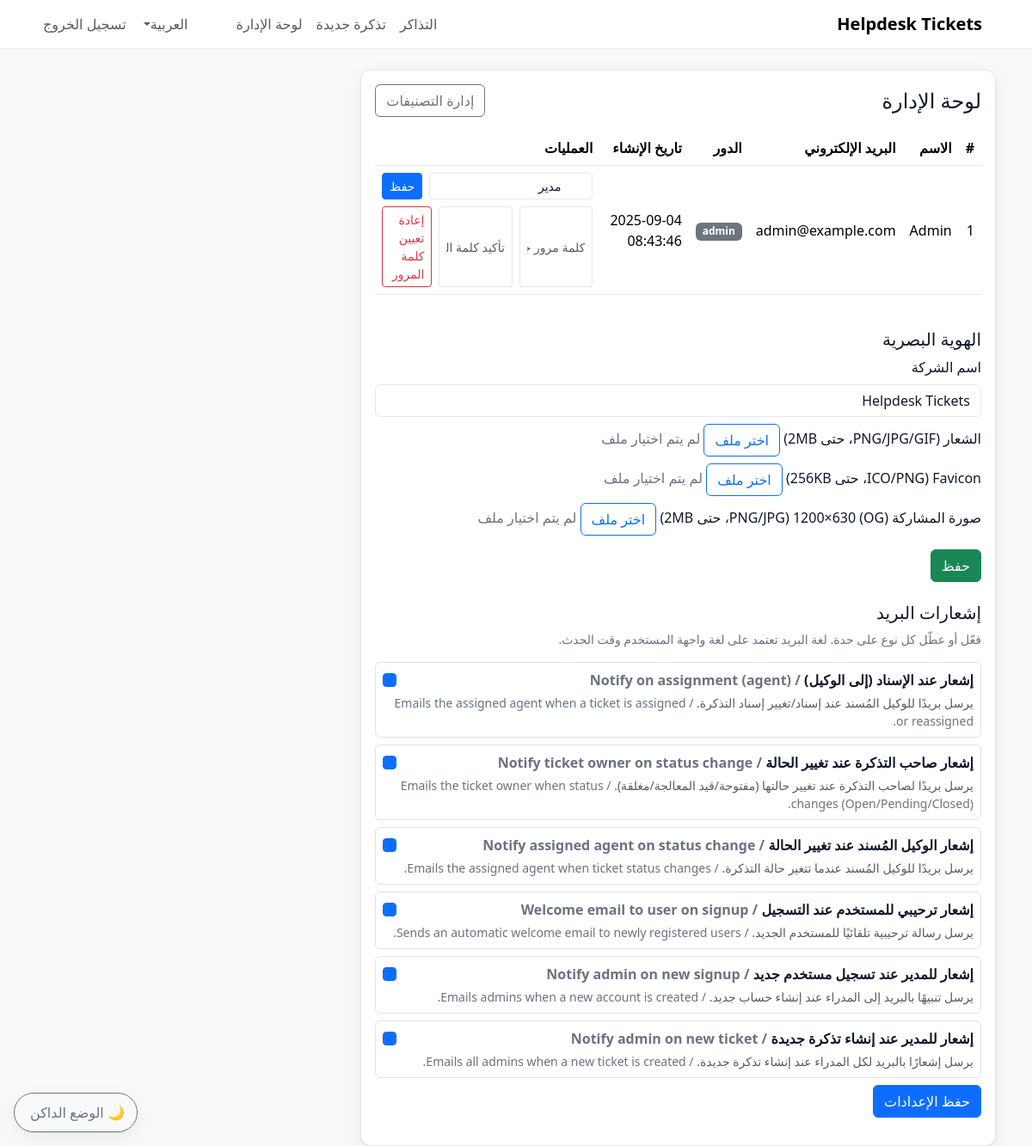
/admin.php (signed in), run on the app's committed database.
### tables this page shows
CREATE TABLE IF NOT EXISTS users (
  id INT AUTO_INCREMENT PRIMARY KEY,
  name VARCHAR(120) NOT NULL,
  email VARCHAR(190) NOT NULL UNIQUE,
  password VARCHAR(255) NOT NULL,
  role ENUM('user','agent','admin') NOT NULL DEFAULT 'user',
  created_at DATETIME NOT NULL
);

### includes/functions.php (called while the page is built, shortened)
<?php
function t($key) {
    static $L;
    if (!$L) {
        $lang = $_SESSION['lang'] ?? DEFAULT_LANG;
        $file = __DIR__ . '/../lang/' . ($lang === 'en' ? 'en' : 'ar') . '.php';
        $L = require $file;
    }
    return $L[$key] ?? $key;
}
function dir_attr() {
    $lang = $_SESSION['lang'] ?? DEFAULT_LANG;
    return $lang === 'ar' ? 'rtl' : 'ltr';
}
function esc($s) { return htmlspecialchars($s ?? '', ENT_QUOTES, 'UTF-8'); }
function is_logged_in() { return !empty($_SESSION['user']); }
function user() { return $_SESSION['user'] ?? null; }

### includes/settings.php (called while the page is built, shortened)
<?php
function setting_get($key, $default=null) {
    global $pdo;
    $stmt = $pdo->prepare("SELECT value FROM settings WHERE `key`=? LIMIT 1");
    $stmt->execute([$key]);
    $row = $stmt->fetch();
    return $row ? $row['value'] : $default;
}

### lang/ar.php (called while the page is built)
<?php
return [
  'login' => 'تسجيل الدخول',
  'register' => 'إنشاء حساب',
  'email' => 'البريد الإلكتروني',
  'password' => 'كلمة المرور',
  'name' => 'الاسم',
  'confirm_password' => 'تأكيد كلمة المرور',
  'dashboard' => 'لوحة التحكم',
  'welcome' => 'مرحباً',
  'tickets' => 'التذاكر',
  'new_ticket' => 'تذكرة جديدة',
  'subject' => 'الموضوع',
  'category' => 'الفئة',
  'priority' => 'الأولوية',
  'status' => 'الحالة',
  'open' => 'مفتوحة',
  'closed' => 'مغلقة',
  'pending' => 'قيد المعالجة',
  'create' => 'إنشاء',
  'created' => 'تم الإنشاء',
  'actions' => 'العمليات',
  'view' => 'عرض',
  'reply' => 'رد',
  'assign_to' => 'تعيين إلى',
  'my_tickets' => 'تذاكري',
  'all_tickets' => 'كل التذاكر',
  'message' => 'الرسالة',
  'attachment' => 'مرفق',
  'submit' => 'إرسال',
  'logout' => 'تسجيل الخروج',
  'admin_panel' => 'لوحة الإدارة',
  'users' => 'المستخدمون',
  'role' => 'الدور',
  'user' => 'مستخدم',
  'agent' => 'وكيل',
  'admin' => 'مدير',
  'save' => 'حفظ',
  'created_success' => 'تم الإنشاء بنجاح',
  'updated_success' => 'تم التحديث بنجاح',
  'invalid_credentials' => 'بيانات الدخول غير صحيحة',
  'register_success' => 'تم إنشاء الحساب، تفضل بتسجيل الدخول',
  'no_tickets' => 'لا توجد تذاكر بعد',
  'created_at' => 'تاريخ الإنشاء',
  'last_update' => 'آخر تحديث',
  'owner' => 'المالك',
  'assigned' => 'المعَيّن',
  'add_reply' => 'إضافة رد',
  'change_status' => 'تغيير الحالة',
  'filter' => 'تصفية',
  'search' => 'بحث',
  'reset_password' => 'إعادة تعيين كلمة المرور',
  'new_password' => 'كلمة مرور جديدة',
  'password_updated_success' => 'تم تحديث كلمة المرور بنجاح',
  'passwords_not_match' => 'كلمتا المرور غير متطابقتين',
  'password_length_rule' => 'يجب أن تكون كلمة المرور بين 8 و 64 حرفًا',
];

### includes/notifications.php (called while the page is built, shortened)
<?php
function notify_defaults() {
    return [
        'notify_assign_agent'     => '1',
        'notify_status_owner'     => '1',
        'notify_status_agent'     => '1',
        'notify_signup_user'      => '1',
        'notify_signup_admin'     => '1',
        'notify_new_ticket_admin' => '1',
    ];
}
function notify_get_all() {
    $defs = notify_defaults();
    $out = [];
    foreach ($defs as $k=>$v) {
        $out[$k] = function_exists('setting_get') ? setting_get($k, $v) : $v;
    }
    return $out;
}

### public/admin.php (the view, shortened to what this page needs)
<?php
require_once __DIR__ . '/../db.php';
require_once __DIR__ . '/../includes/functions.php';
require_once __DIR__ . '/../includes/settings.php';
require_once __DIR__ . '/../includes/notifications.php';
$lang = $_SESSION['lang'] ?? (defined('DEFAULT_LANG') ? DEFAULT_LANG : 'ar');
$choose_file = ($lang==='ar') ? 'اختر ملف' : 'Choose file';
$no_file     = ($lang==='ar') ? 'لم يتم اختيار ملف' : 'No file chosen';
$users = $pdo->query("SELECT id,name,email,role,created_at FROM users ORDER BY id DESC LIMIT 200")->fetchAll();
$notify = notify_get_all();
$LABELS = [
  'notify_assign_agent' => [
    'ar' => 'إشعار عند الإسناد (إلى الوكيل)',
    'en' => 'Notify on assignment (agent)',
    'help_ar' => 'يرسل بريدًا للوكيل المُسند عند إسناد/تغيير إسناد التذكرة.',
    'help_en' => 'Emails the assigned agent when a ticket is assigned or reassigned.'
  ],
  'notify_status_owner' => [
    'ar' => 'إشعار صاحب التذكرة عند تغيير الحالة',
    'en' => 'Notify ticket owner on status change',
    'help_ar' => 'يرسل بريدًا لصاحب التذكرة عند تغيير حالتها (مفتوحة/قيد المعالجة/مغلقة).',
    'help_en' => 'Emails the ticket owner when status changes (Open/Pending/Closed).'
  ],
  'notify_status_agent' => [
    'ar' => 'إشعار الوكيل المُسند عند تغيير الحالة',
    'en' => 'Notify assigned agent on status change',
    'help_ar' => 'يرسل بريدًا للوكيل المُسند عندما تتغير حالة التذكرة.',
    'help_en' => 'Emails the assigned agent when ticket status changes.'
  ],
  'notify_signup_user' => [
    'ar' => 'إشعار ترحيبي للمستخدم عند التسجيل',
    'en' => 'Welcome email to user on signup',
    'help_ar' => 'يرسل رسالة ترحيبية تلقائيًا للمستخدم الجديد.',
    'help_en' => 'Sends an automatic welcome email to newly registered users.'
  ],
  'notify_signup_admin' => [
    'ar' => 'إشعار للمدير عند تسجيل مستخدم جديد',
    'en' => 'Notify admin on new signup',
    'help_ar' => 'يرسل تنبيهًا بالبريد إلى المدراء عند إنشاء حساب جديد.',
    'help_en' => 'Emails admins when a new account is created.'
  ],
  'notify_new_ticket_admin' => [
    'ar' => 'إشعار للمدير عند إنشاء تذكرة جديدة',
    'en' => 'Notify admin on new ticket',
    'help_ar' => 'يرسل إشعارًا بالبريد لكل المدراء عند إنشاء تذكرة جديدة.',
    'help_en' => 'Emails all admins when a new ticket is created.'
  ],
];
include __DIR__ . '/../includes/header.php';
?>
<div class="row g-3">
  <div class="col-lg-8">
    <div class="card p-3">
      <div class="d-flex justify-content-between align-items-center mb-3">
        <h4 class="mb-0"><?= t('admin_panel') ?></h4>
        <?php if (user()['role']==='admin'): ?>
          <a class="btn btn-outline-secondary" href="admin_categories.php">
            <?= ($lang==='ar') ? 'إدارة التصنيفات' : 'Manage Categories' ?>
          </a>
        <?php endif; ?>
      </div>
      <div class="table-responsive mb-4">
        <table class="table align-middle">
          <thead><tr><th>#</th><th><?= t('name') ?></th><th><?= t('email') ?></th><th><?= t('role') ?></th><th><?= t('created_at') ?></th><th><?= t('actions') ?></th></tr></thead>
          <tbody>
          <?php foreach ($users as $u): ?>
            <tr>
              <td><?= (int)$u['id'] ?></td>
              <td><?= esc($u['name']) ?></td>
              <td><?= esc($u['email']) ?></td>
              <td><span class="badge bg-secondary"><?= esc($u['role']) ?></span></td>
              <td><?= esc($u['created_at']) ?></td>
              <td>
                <div class="d-flex flex-column gap-2">
                  <form class="d-flex gap-2" method="post">
                    <select class="form-select form-select-sm" name="role">
                      <option <?= $u['role']==='admin'?'selected':'' ?> value="admin"><?= t('admin') ?></option>
                    </select>
                    <button class="btn btn-sm btn-primary" name="update_role" value="1"><?= t('save') ?></button>
                  </form>
                  <?php if (user()['role'] === 'admin'): ?>
                  <form class="d-flex gap-2" method="post" onsubmit="return confirm('<?= ($lang==='ar') ? 'هل تريد إعادة تعيين كلمة المرور؟' : 'Reset this password?' ?>');">
                    <input class="form-control form-control-sm" type="password" name="new_pass" placeholder="<?= t('new_password') ?>" minlength="8" maxlength="64" required>
                    <input class="form-control form-control-sm" type="password" name="confirm_pass" placeholder="<?= t('confirm_password') ?>" minlength="8" maxlength="64" required>
                    <button class="btn btn-sm btn-outline-danger" name="reset_password" value="1"><?= t('reset_password') ?></button>
                  </form>
                  <?php endif; ?>
                </div>
              </td>
            </tr>
          <?php endforeach; ?>
          </tbody>
        </table>
      </div>
      <div class="mb-4">
        <h5 class="mb-2"><?= ($lang==='ar') ? 'الهوية البصرية' : 'Branding' ?></h5>
        <form method="post" enctype="multipart/form-data">
          <div class="mb-2">
            <label class="form-label"><?= ($lang==='ar') ? 'اسم الشركة' : 'Company Name' ?></label>
            <input class="form-control" name="company_name" value="<?= esc($company) ?>" maxlength="120">
          </div>
          <div class="mb-2">
            <label class="form-label"><?= ($lang==='ar') ? 'الشعار (PNG/JPG/GIF، حتى 2MB)' : 'Logo (PNG/JPG/GIF, up to 2MB)' ?></label>
            <label for="logoInput" class="btn btn-outline-primary"><?= esc($choose_file) ?></label>
            <span id="logoFileName" class="ms-2 text-muted"><?= esc($no_file) ?></span>
          </div>
          <div class="mb-2">
            <label class="form-label"><?= ($lang==='ar') ? 'Favicon (ICO/PNG، حتى 256KB)' : 'Favicon (ICO/PNG, up to 256KB)' ?></label>
            <label for="favInput" class="btn btn-outline-primary"><?= esc($choose_file) ?></label>
            <span id="favFileName" class="ms-2 text-muted"><?= esc($no_file) ?></span>
          </div>
          <div class="mb-3">
            <label class="form-label"><?= ($lang==='ar') ? 'صورة المشاركة (OG) 1200×630 (PNG/JPG، حتى 2MB)' : 'Open Graph (OG) image 1200×630 (PNG/JPG, up to 2MB)' ?></label>
            <label for="ogInput" class="btn btn-outline-primary"><?= esc($choose_file) ?></label>
            <span id="ogFileName" class="ms-2 text-muted"><?= esc($no_file) ?></span>
          </div>
          <button class="btn btn-success" name="branding_save" value="1"><?= ($lang==='ar') ? 'حفظ' : 'Save' ?></button>
        </form>
      </div>
      <div class="mb-3">
        <h5 class="mb-2"><?= ($lang==='ar') ? 'إشعارات البريد' : 'Email Notifications' ?></h5>
        <p class="text-muted small mb-3">
          <?= ($lang==='ar')
              ? 'فعّل أو عطّل كل نوع على حدة. لغة البريد تعتمد على لغة واجهة المستخدم وقت الحدث.'
              : 'Enable/disable each email type. Email language follows the current UI language at the time of the event.'; ?>
        </p>
        <form method="post">
          <?php foreach ($notify as $key=>$val): ?>
            <?php $L = $LABELS[$key] ?? null; ?>
            <div class="border rounded p-2 mb-2">
              <div class="form-check">
                <input class="form-check-input" type="checkbox" id="n_<?= esc($key) ?>" name="<?= esc($key) ?>" <?= $val==='1'?'checked':'' ?>>
                <label class="form-check-label fw-semibold" for="n_<?= esc($key) ?>">
                  <?php if ($L): ?>
                    <?= ($lang==='ar') ? esc($L['ar']) : esc($L['en']) ?>
                    <span class="text-muted ms-2">/ <?= esc($L['en']) ?></span>
                  <?php else: ?>
                    <?= esc($key) ?>
                  <?php endif; ?>
                </label>
              </div>
              <?php if ($L): ?>
                <div class="form-text mt-1">
                  <?= ($lang==='ar') ? esc($L['help_ar']) : esc($L['help_en']) ?>
                  <span class="text-muted">/ <?= esc($L['help_en']) ?></span>
                </div>
              <?php endif; ?>
            </div>
          <?php endforeach; ?>
          <button class="btn btn-primary" name="save_notifications" value="1">
            <?= ($lang==='ar') ? 'حفظ الإعدادات' : 'Save Settings' ?>
          </button>
        </form>
      </div>
    </div>
  </div>
</div>
<?php include __DIR__ . '/../includes/footer.php'; ?>

### includes/header.php (shortened to what this page needs)
<?php
require_once __DIR__ . '/functions.php';
require_once __DIR__ . '/settings.php';
$lang = set_language();
$dir = dir_attr();
$company = setting_get('company_name', APP_NAME);
?>
<!doctype html>
<html lang="<?= $lang ?>" dir="<?= $dir ?>">
<head>
  <link rel="stylesheet" href="https://cdn.jsdelivr.net/npm/bootstrap@5.3.3/dist/css/bootstrap.min.css">
</head>
<body class="<?= $dir==='rtl' ? 'rtl' : '' ?>">
    <?php include __DIR__ . '/../includes/theme_toggle.php'; ?>
<nav class="navbar navbar-expand-lg bg-white border-bottom">
  <div class="container">
    <a class="navbar-brand fw-bold d-flex align-items-center gap-2" href="dashboard.php">
      <span><?= esc($company) ?></span>
    </a>
    <div id="nav" class="collapse navbar-collapse">
      <ul class="navbar-nav me-auto">
        <?php if (is_logged_in()): ?>
          <li class="nav-item"><a class="nav-link" href="tickets.php"><?= t('tickets') ?></a></li>
          <li class="nav-item"><a class="nav-link" href="ticket_new.php"><?= t('new_ticket') ?></a></li>
          <?php if (in_array(user()['role'], ['admin','agent'])): ?>
            <li class="nav-item"><a class="nav-link" href="admin.php"><?= t('admin_panel') ?></a></li>
          <?php endif; ?>
        <?php endif; ?>
      </ul>
      <ul class="navbar-nav">
        <li class="nav-item dropdown">
          <a class="nav-link dropdown-toggle" data-bs-toggle="dropdown" href="#"><?= $lang==='ar'?'العربية':'English' ?></a>
        </li>
        <?php if (is_logged_in()): ?>
          <li class="nav-item">
            <a class="nav-link" href="logout.php"
               onclick="return confirm('<?= ($_SESSION['lang'] ?? DEFAULT_LANG)==='ar' ? 'هل أنت متأكد أنك تريد تسجيل الخروج؟' : 'Are you sure you want to logout?'; ?>');">
               <?= t('logout') ?>
            </a>
          </li>
        <?php else: ?>
          <li class="nav-item"><a class="nav-link" href="index.php"><?= t('login') ?></a></li>
        <?php endif; ?>
      </ul>
    </div>
  </div>
</nav>
<div class="container my-4">

### includes/theme_toggle.php (shortened to what this page needs)
<?php
$lang = $_SESSION['lang'] ?? (defined('DEFAULT_LANG') ? DEFAULT_LANG : 'ar');
$label_light = ($lang==='ar') ? 'الوضع الفاتح' : 'Light';
$label_dark  = ($lang==='ar') ? 'الوضع الداكن' : 'Dark';
?>
<link rel="stylesheet" href="/public/css/theme.css">
<div class="theme-toggle">
  <button class="btn btn-outline-secondary" type="button" onclick="toggleTheme()">
    <span id="themeToggleIcon">🌙</span>
    <span id="themeToggleLabel"
          data-light-label="<?= htmlspecialchars($label_dark) ?>"
          data-dark-label="<?= htmlspecialchars($label_light) ?>"
          class="ms-1"><?= htmlspecialchars($label_dark) ?></span>
  </button>
</div>

### includes/footer.php (shortened to what this page needs)
</div>
</body>
</html>

### public/css/theme.css (style rules this page uses)
:root { --radius: 12px; --shadow: 0 1px 2px rgba(0,0,0,.08), 0 8px 24px rgba(0,0,0,.06); }
body.theme-light { --bg: #f8f9fb; --card: #ffffff; --text: #0f172a; --muted: #6b7280; --border: #e5e7eb; --primary: #0d6efd; --primary-contrast: #ffffff; --table-stripe: #f3f4f6; --input-bg: #ffffff; --input-text: #0f172a; }
html, body { height: 100%; }
body { background: var(--bg); color: var(--text); }
.card, .modal-content { background: var(--card); color: var(--text); border: 1px solid var(--border) !important; border-radius: var(--radius); box-shadow: var(--shadow); }
.table { color: var(--text); }
.table thead th { border-bottom-color: var(--border); }
.table td, .table th { border-color: var(--border); }
.form-control, .form-select, .form-check-input { background: var(--input-bg); color: var(--input-text); border-color: var(--border); }
.btn-primary { background: var(--primary); border-color: var(--primary); color: var(--primary-contrast); }
.btn-outline-primary { border-color: var(--primary); color: var(--primary); }
.navbar, .dropdown-menu { background: var(--card) !important; border-bottom: 1px solid var(--border) !important; }
.theme-toggle { position: fixed; inset-inline-end: 16px; inset-block-end: 16px; z-index: 9999; }
.theme-toggle .btn { border-radius: 999px; padding: 10px 14px; box-shadow: var(--shadow); }
.text-muted { color: var(--muted) !important; }

### includes/header.php (style rules this page uses)
body { background:#f7f7fb; }
.card { border:0; border-radius: 1rem; box-shadow: 0 6px 18px rgba(0,0,0,.06); }
.rtl .form-control, .rtl .btn { text-align:right; }

### data on the page
users: id "1", name "Admin", email "admin@example.com", role "admin", created_at "2025-09-04 08:43:46", role "مدير", notify_assign_agent "☑", notify_status_owner "☑", notify_status_agent "☑", notify_signup_user "☑", notify_signup_admin "☑", notify_new_ticket_admin "☑"

### other printed values
$label_dark "الوضع الداكن"
$company "Helpdesk Tickets"
t('tickets') "التذاكر"
t('new_ticket') "تذكرة جديدة"
t('admin_panel') "لوحة الإدارة"
t('logout') "تسجيل الخروج"
t('name') "الاسم"
t('email') "البريد الإلكتروني"
t('role') "الدور"
t('created_at') "تاريخ الإنشاء"
t('actions') "العمليات"
$choose_file "اختر ملف"
$no_file "لم يتم اختيار ملف"
$L['ar'] "إشعار عند الإسناد (إلى الوكيل)"
$L['en'] "Notify on assignment (agent)"
